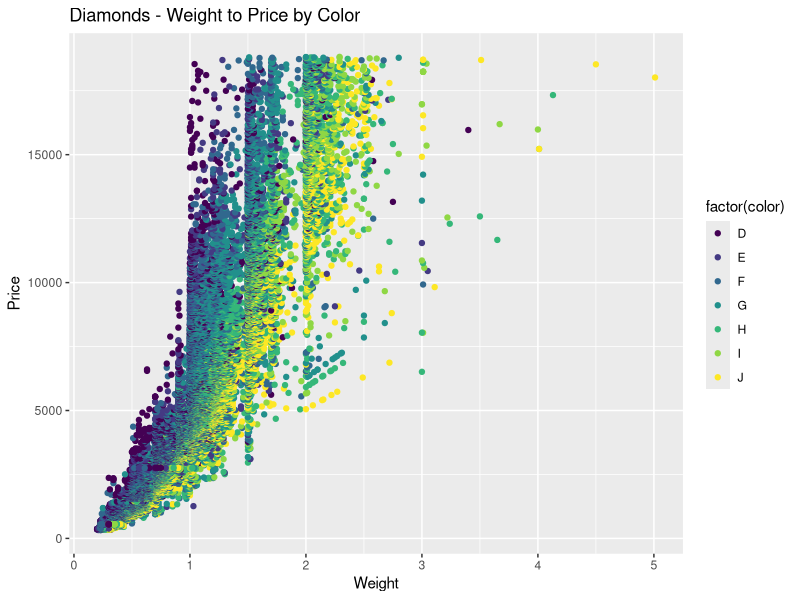
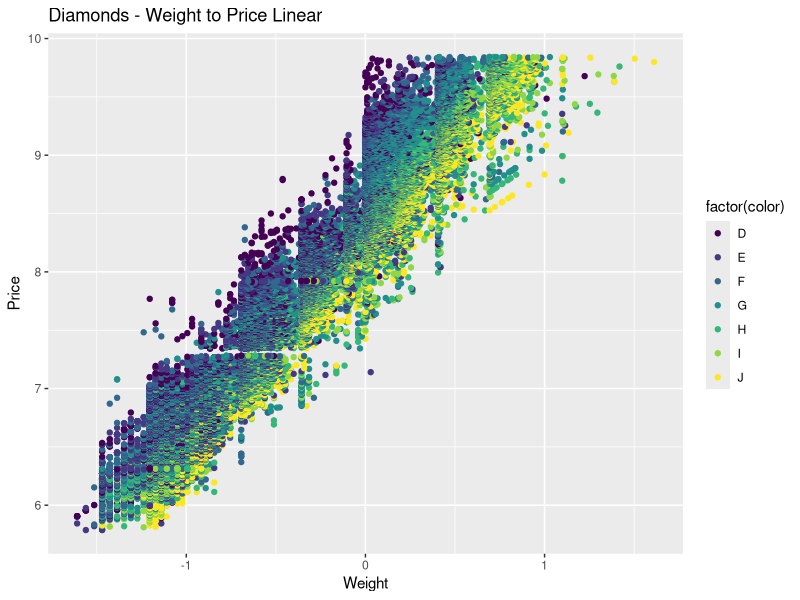
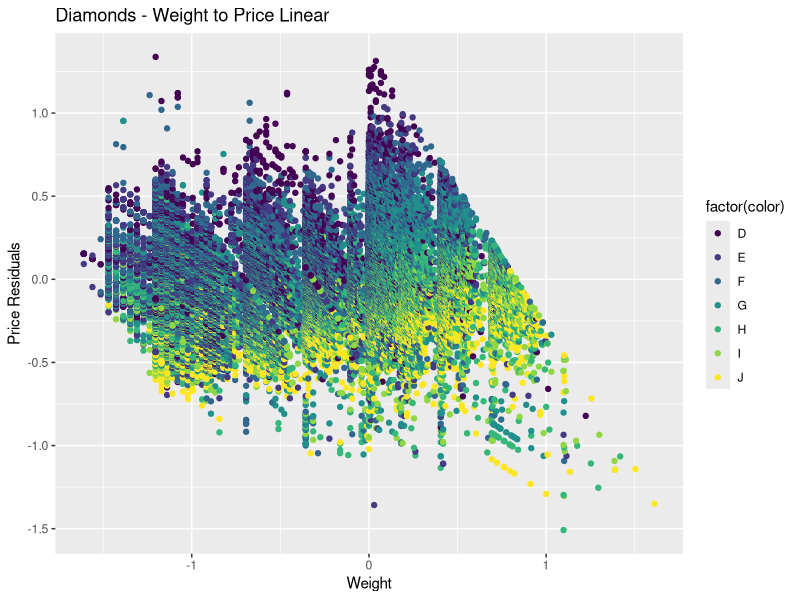
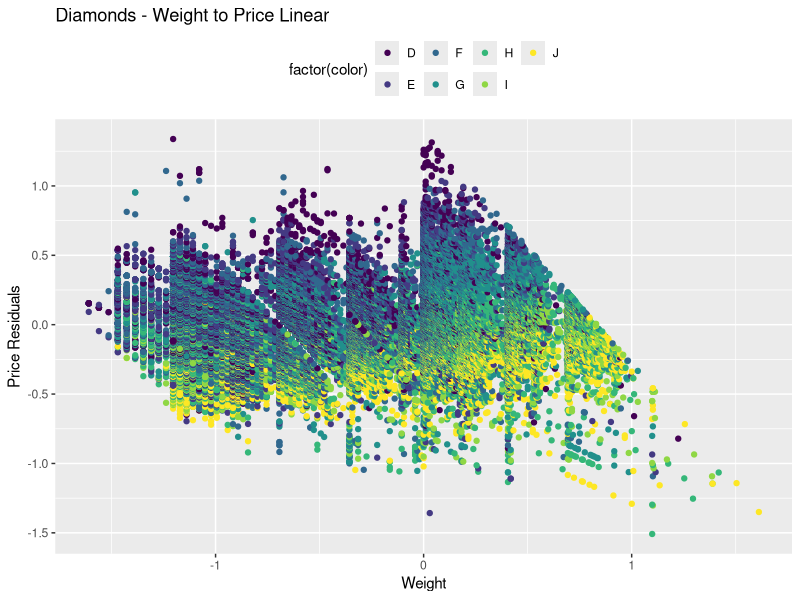

These figures' R source, in order: (Note: this script raises an error after producing the figures.)
#Verro Ejiba
#Homework 6
#Group C
#Get data from package
install.packages("ggplot2")
library("ggplot2")
data("diamonds")
#2 Scatter plot of weight("Carat") and Price using Color(the "color" column in the diamonds dataframe )
ggplot(diamonds, aes(carat,price)) + geom_point(aes(colour = factor(color))) + xlab("Weight") + ylab("Price") + labs(title ="Diamonds - Weight to Price by Color")

#3 Natural log transformation price
ggplot(diamonds, aes(log(carat),log(price))) + geom_point(aes(colour = factor(color))) + xlab("Weight") + ylab("Price") + labs(title ="Diamonds - Weight to Price Linear")

#4 Remove the linear trend by creating a linear model and using the transformed on x-axis and the residuals on the y-axis
res = resid(lm(log(price) ~ log(carat), data = diamonds))
ggplot(diamonds, aes(log(carat),res)) + geom_point(aes(colour = factor(color))) + xlab("Weight") + ylab("Price Residuals") + labs(title ="Diamonds - Weight to Price Linear")

#5
install.packages("grid")
price_plot <- ggplot(diamonds, aes(price,..density.., colour = factor(color))) + geom_histogram(binwidth = 25) + theme(axis.title.x= element_blank(), axis.title.y= element_blank(), legend.position = "none")
carat_plot <- ggplot(diamonds, aes(carat,..density.., colour = factor(color))) + geom_histogram(binwidth = 0.085) + theme(axis.title.x= element_blank(), axis.title.y= element_blank(), legend.position = "none")
ggplot(diamonds, aes(log(carat),res)) + geom_point(aes(colour = factor(color))) + xlab("Weight") + ylab("Price Residuals") + labs(title ="Diamonds - Weight to Price Linear") + theme(legend.position ="top")
vp1 <- viewport(width = 0.4, height = 0.2, x=0.80, y =0.77)
vp2 <- viewport(width = 0.5, height = 0.3, x=.32, y=.2)
print(price_plot, vp = vp2)
print(carat_plot, vp = vp1)